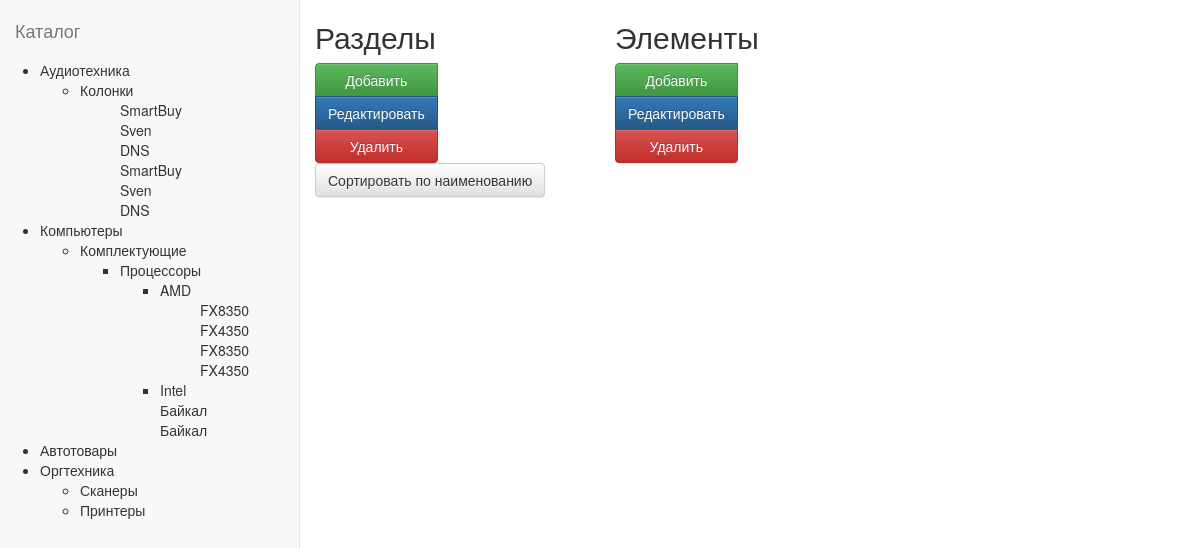
The page / on the database its author committed.
### tables this page shows
CREATE TABLE IF NOT EXISTS `section` (
  `ID` int(10) unsigned NOT NULL AUTO_INCREMENT,
  `Title` varchar(255) NOT NULL,
  `Create_date` date NOT NULL,
  `Modify_date` date NOT NULL,
  `Description` text NOT NULL,
  `PID` int(10) NOT NULL DEFAULT '-1',
  PRIMARY KEY (`ID`)
);

CREATE TABLE IF NOT EXISTS `element` (
  `ID` int(11) NOT NULL AUTO_INCREMENT,
  `ID_section` int(10) NOT NULL,
  `Title_element` varchar(255) NOT NULL,
  `Create_date` date NOT NULL,
  `Modify_date` date NOT NULL,
  `Type` varchar(255) NOT NULL,
  `Description` text NOT NULL,
  PRIMARY KEY (`ID`)
);

### www/classes/db.php (called while the page is built, shortened)
<?php
class Database
{
    public function select($table, $rows = '*', $where = null, $order = null)
    {
        $q = 'SELECT '.$rows.' FROM '.$table;
        $query = @mysql_query($q);
        if($query)
        {
            return true;
        }
        else
        {
            return false;
        }
    }
}
?>

### www/index.php (the view, shortened to what this page needs)
<?include("header.php");?>
<html>
    <head>
    </head>
    <body>
        <div class="container">
            <div class="row">
                <div class="col-md-4">
                    <h2>Разделы</h2>
                    <div class="btn-group btn-group-vertical">
                        <a class="btn btn-success" data-toggle="modal" data-target=".add">Добавить</a>
                        <a class="btn btn-primary" data-toggle="modal" data-target=".update">Редактировать</a>
                        <a class="btn btn-danger" data-toggle="modal" data-target=".delete">Удалить</a>
                    </div>
                    <form id="sort" action="catalog.php" method="post">
                        <input name="submit" class="btn btn-default" type="submit" value="Сортировать по наименованию">
                    </form>
                </div>
                <div class="col-md-4">
                    <h2>Элементы</h2>
                    <div class="btn-group btn-group-vertical">
                        <a class="btn btn-success" data-toggle="modal" data-target=".addElem">Добавить</a>
                        <a class="btn btn-primary" data-toggle="modal" data-target=".updateElem">Редактировать</a>
                        <a class="btn btn-danger" data-toggle="modal" data-target=".deleteElem">Удалить</a>
                    </div>
                </div>
            </div>
        </div>
    </body>
</html>

### www/header.php (shortened to what this page needs)
<html>
    <head>
        <link rel="stylesheet" href="css/bootstrap.min.css">
        <link rel="stylesheet" href="css/bootstrap-theme.min.css">
        <link rel="stylesheet" href="css/jasny-bootstrap.min.css" media="screen">
        <link rel="stylesheet" href="css/menu.css">
    </head>
    <body>
            <?
            include("catalog.php");
            ?>
    </body>
</html>

### www/catalog.php
<?
include("classes/db.php");
?>
<div class="navmenu navmenu-default navmenu-fixed-left offcanvas-sm" id="catalog">
    <a class="navmenu-brand visible-md visible-lg" href="#">Каталог</a>
    <?
    if(isset($_POST['submit'])){
        $db = new Database();
        $db->connect();
        $db->select('section', '*', null, 'Title');
        $res_sec = $db->getResult();
        $db->select('element');
        $res_elem = $db->getResult();
        function create_tree ($sec, $elem, $parent_id){
            $tree = '<ul>';
            for($i =0; $i < count($sec); $i++) {
                if($sec[$i]["PID"] == $parent_id) {
                    $tree .= "<li>".$sec[$i]['Title'];
                    $tree .=  create_tree ($sec, $elem, $sec[$i]['ID']);
                    for($k = 0; $k < count($elem); $k++){
                        if($elem[$k]["ID_section"] == $sec[$i]["ID"]) {
                            $tree .= "<ul>".$elem[$k]["Title_element"]."</ul>";
                        }
                    }
                    $tree .= '</li>';
                }
                else {
                    echo "  ";
                }
            }
            $tree .= '</ul>';
            return $tree;
        }
        print_r (create_tree ($res_sec, $res_elem, -1));
    }
    else {
        $db = new Database();
        $db->connect();
        $db->select('section');
        $res_sec = $db->getResult();
        $db->select('element');
        $res_elem = $db->getResult();
        function create_tree ($sec, $elem, $parent_id){
            $tree = '<ul>';
            for($i =0; $i < count($sec); $i++) {
                if($sec[$i]["PID"] == $parent_id) {
                    $tree .= "<li>".$sec[$i]['Title'];
                    $tree .=  create_tree ($sec, $elem, $sec[$i]['ID']);
                    for($k = 0; $k < count($elem); $k++){
                        if($elem[$k]["ID_section"] == $sec[$i]["ID"]) {
                            $tree .= "<ul>".$elem[$k]["Title_element"]."</ul>";
                        }
                    }
                    $tree .= '</li>';
                }
                else {
                    echo "  ";
                }
            }
            $tree .= '</ul>';
            return $tree;
        }
        print_r (create_tree ($res_sec, $res_elem, -1));
    }
    ?>
</div>

### www/css/menu.css (style rules this page uses)
html, body { height: 100%; }
body { padding: 50px 0 0 0; }
.navmenu { padding-top: 50px; }
.container { max-width: 100%; }
@media (min-width: 992px) { body { padding: 0 0 0 300px; } }
@media (min-width: 992px) { .navmenu { padding-top: 0; } }

### rows shown on the page
section: Title "Аудиотехника"
section: Title "Колонки"
element: Title_element "SmartBuy"
element: Title_element "Sven"
element: Title_element "DNS"
element: Title_element "SmartBuy"
element: Title_element "Sven"
element: Title_element "DNS"
section: Title "Компьютеры"
section: Title "Комплектующие"
section: Title "Процессоры"
section: Title "AMD"
element: Title_element "FX8350"
element: Title_element "FX4350"
element: Title_element "FX8350"
element: Title_element "FX4350"
section: Title "Intel"
element: Title_element "Байкал"
element: Title_element "Байкал"
section: Title "Автотовары"
section: Title "Оргтехника"
section: Title "Сканеры"
section: Title "Принтеры"
